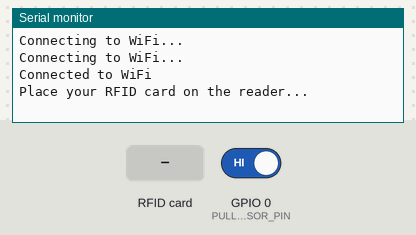
A sketch run on a simulated ESP8266 (NodeMCU). Shown: the last lines printed to the serial monitor. Inputs (shaded band) come from the test bench; at power-on: GPIO 0 (PULLUP_SENSOR_PIN) HIGH. WiFi joins after 1.5 s; servers stay silent unless stated; uploads are accepted with an empty reply.

Above: at 3.2 s.
3.3 s: GPIO 0 (PULLUP_SENSOR_PIN) driven LOW
At 3.7 s:
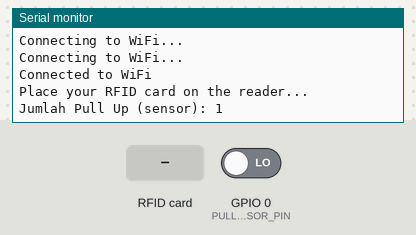
4.8 s: RFID card 5E 7A 19 C4 held to the reader
At 6.5 s:
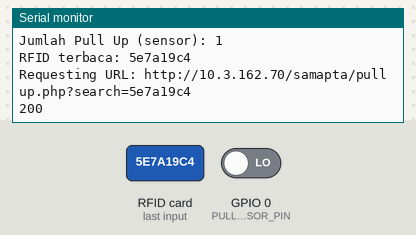

Measured:
- after the input at 3.3 s, the serial monitor: prints a new line at once (image 1)
- after the input at 4.8 s, the serial monitor: prints a new line at once (image 2)

The sketch:

RFID.ino
```cpp
#include <SPI.h>
#include <MFRC522.h>
#include <ESP8266WiFi.h>
#include <ESP8266HTTPClient.h>

#define SS_PIN 4 // D2 -> GPIO4
#define RST_PIN 5 // D1 -> GPIO5
#define PULLUP_SENSOR_PIN 0 // D3 -> GPIO0

const char* ssid = "UNHAN-MAHASISWA";
const char* password = "terusmaju";
const char* serverName = "http://10.3.162.70/samapta/pullup.php"; // Ganti dengan URL server Anda

MFRC522 mfrc522(SS_PIN, RST_PIN);
volatile bool sensorTriggered = false;
volatile int pullUpCount = 0;

void IRAM_ATTR countPullUp() {
  sensorTriggered = true;
}

void setup() {
  Serial.begin(115200);
  WiFi.begin(ssid, password);
  while (WiFi.status() != WL_CONNECTED) {
    delay(1000);
    Serial.println("Connecting to WiFi...");
  }
  Serial.println("Connected to WiFi");

  SPI.begin();
  mfrc522.PCD_Init();
  pinMode(PULLUP_SENSOR_PIN, INPUT);
  attachInterrupt(digitalPinToInterrupt(PULLUP_SENSOR_PIN), countPullUp, FALLING);

  Serial.println("Place your RFID card on the reader...");
}

void loop() {
  // Check if a new card is present
  if (mfrc522.PICC_IsNewCardPresent() && mfrc522.PICC_ReadCardSerial()) {
    String uidStr = "";
    for (byte i = 0; i < mfrc522.uid.size; i++) {
      uidStr += String(mfrc522.uid.uidByte[i], HEX);
    }

    // Output RFID read message to Serial Monitor
    Serial.print("RFID terbaca: ");
    Serial.println(uidStr);

    if (WiFi.status() == WL_CONNECTED) {
      WiFiClient client;
      HTTPClient http;
      String serverPath = String(serverName) + "?search=" + uidStr;

      Serial.print("Requesting URL: ");
      Serial.println(serverPath);

      http.begin(client, serverPath.c_str());
      int httpResponseCode = http.GET();

      if (httpResponseCode > 0) {
        String response = http.getString();
        Serial.println(httpResponseCode);
        Serial.println(response);
      } else {
        Serial.print("Error on sending GET: ");
        Serial.println(httpResponseCode);
        Serial.println(http.errorToString(httpResponseCode).c_str());
      }
      http.end();
    } else {
      Serial.println("WiFi not connected");
    }

    delay(1000); // Debounce delay
  }

  if (sensorTriggered) {
    sensorTriggered = false;
    pullUpCount++;
    Serial.print("Jumlah Pull Up (sensor): ");
    Serial.println(pullUpCount);
    delay(1000); // Debounce delay
  }
}
```
